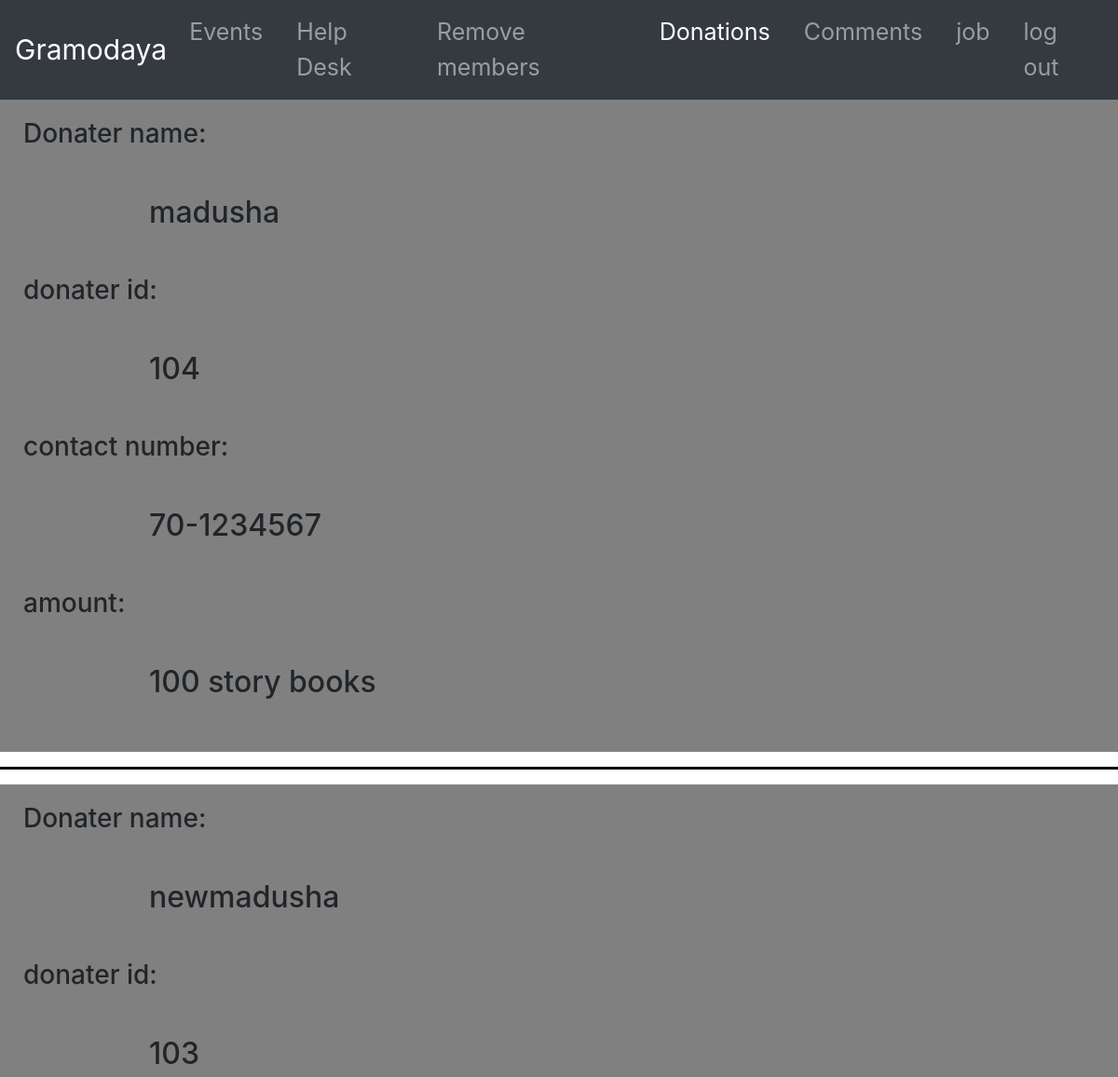
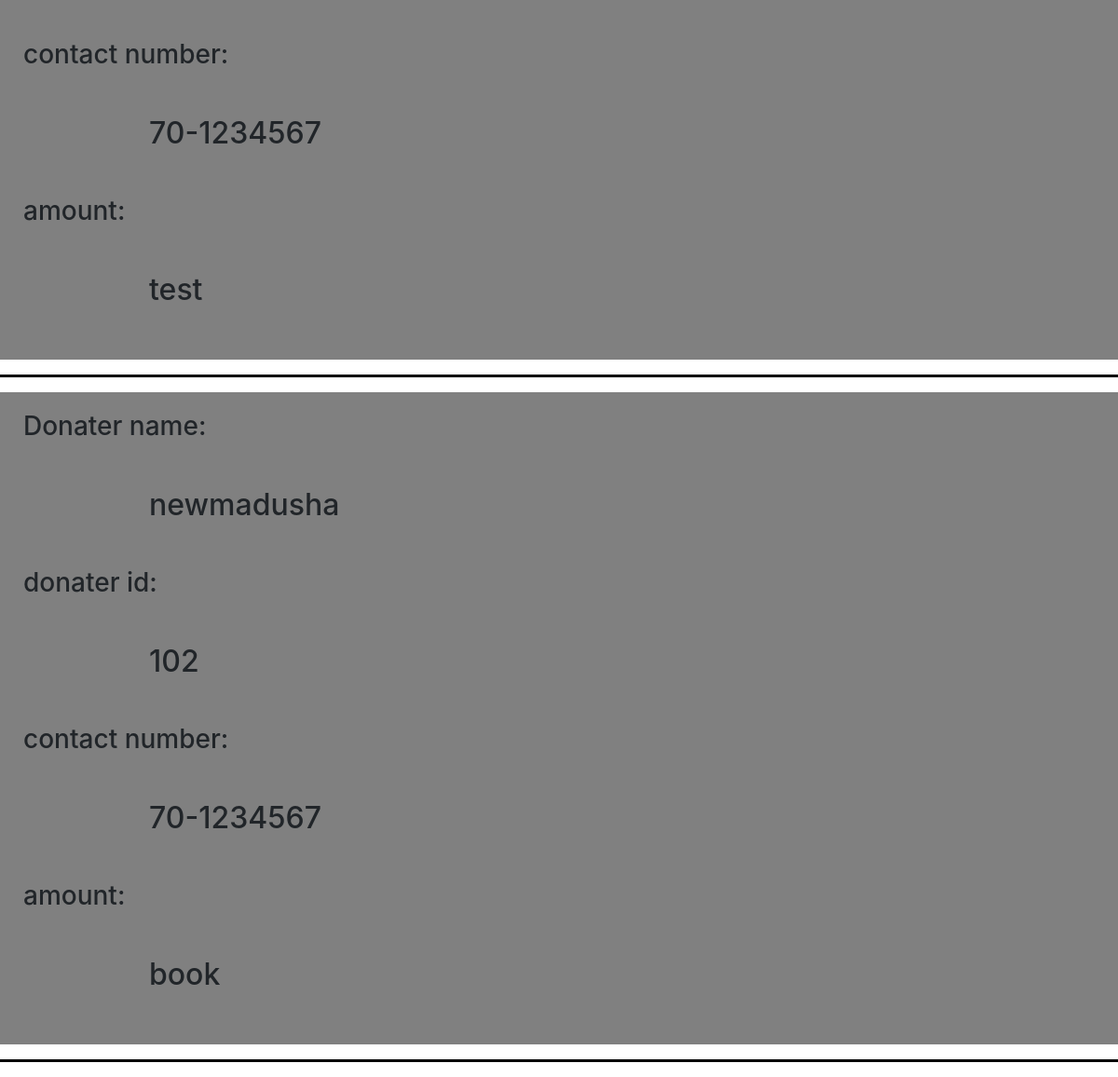
The app's page /admin_physical_donation.php (signed in) with its own data (2 pictures, top to bottom).
### tables this page shows
CREATE TABLE IF NOT EXISTS `physical_donation` (
  `pd_id` int(10) NOT NULL AUTO_INCREMENT,
  `pdname` varchar(20) NOT NULL,
  `contac` int(3) NOT NULL,
  `contact` int(7) NOT NULL,
  `pdam` varchar(400) NOT NULL,
  PRIMARY KEY (`pd_id`)
);

### admin_physical_donation.php (the view, shortened to what this page needs)
<!DOCTYPE html>
<html>
    <head>
          <link rel="stylesheet" type="text/css" href="donate.css">
        <link rel="stylesheet" type="text/css" href="Resourses/boostrap/bootstrap.min.css">
     <link rel="stylesheet" type="text/css" href="Resourses/boostrap/bootstrap.min.css">
    </head>
    <body>
         <nav class="navbar navbar-expand-sm navbar-dark bg-dark">
               <a href="" class="navbar-brand" style="font-size:30px">Gramodaya</a>
               <div class="collapse navbar-collapse justify-content-center" id="new">
               <ul class="navbar-nav">
               <li class="nav-item"><a href="upcomingevent.php" class="nav-link" style="margin-right:20px">Events</a></li>
               <li class="nav-item"><a href="adminhedesk.php" class="nav-link" style="margin-right:20px">Help Desk</a></li>
               <li class="nav-item"><a href="admin_manage_member.php" class="nav-link" style="margin-right:20px">Remove members</a></li>
               <li class="nav-item active"><a href="admindonation.php" class="nav-link" style="margin-right:20px">Donations</a></li>
                 <li class="nav-item"><a href="admin_comment.php" class="nav-link" style="margin-right:20px">Comments</a></li>
                 <li class="nav-item"><a href="viewjob.php" class="nav-link" style="margin-right:20px">job</a></li>
               <li class="nav-item"><a href="logout.php" class="nav-link" onclick="return confirm('are you sure?')">log out</a></li>
               </ul>
               </div>
            </nav>
        <?php
        $dbServername = "localhost";
        $dbUsername = "id11488282_root";
        $dbPassword = "123456";
        $dbName = "id11488282_foundation";
        $conn = mysqli_connect($dbServername, $dbUsername, $dbPassword, $dbName);
        $sql = "select * from physical_donation ORDER BY pd_id DESC LIMIT 4";
        $result = mysqli_query($conn,$sql);
        while($row = mysqli_fetch_array($result)){
            $dname = $row['pdname'];
            $did = $row['pd_id'];
            $dcont = $row['contact'];
             $contac = $row['contac'];
            $damount = $row['pdam'];
        echo "
            <div id='ty'>
                <div>
                    <h3>Donater name:</h3>
                    <h2>$dname</h2>
                </div>
            <div>
                    <h3>donater id:</h3>
                    <h2>$did</h2>
            </div>
            <div>
                    <h3>contact number:</h3>
                    <h2>$contac-$dcont</h2>
            </div>
            <div>
                    <h3>amount:</h3>
                    <h2>$damount</h2>
            </div>
            </div>
            <hr>
        ";
        }
        ?>
    </body>
</html>

### donate.css (style rules this page uses)
h2 { text-align: ; padding: 20px; font-size: 30px; color: white; }
h3 { text-align: ; padding: 20px; font-size: 30px; color: white; }
.nav-item { font-size: 25px; }

### admin_physical_donation.php (style rules this page uses)
#ty { background-color: gray; height: 700px; }
h3 { margin-left: 5px; }
h2 { margin-left: 140px; }
hr { background-color: black; height: 2px; }

### records on screen
physical_donation: pdname "madusha", pd_id "104", contac "70", contact "1234567", pdam "100 story books"
physical_donation: pdname "newmadusha", pd_id "103", contac "70", contact "1234567", pdam "test"
physical_donation: pdname "newmadusha", pd_id "102", contac "70", contact "1234567", pdam "book"
